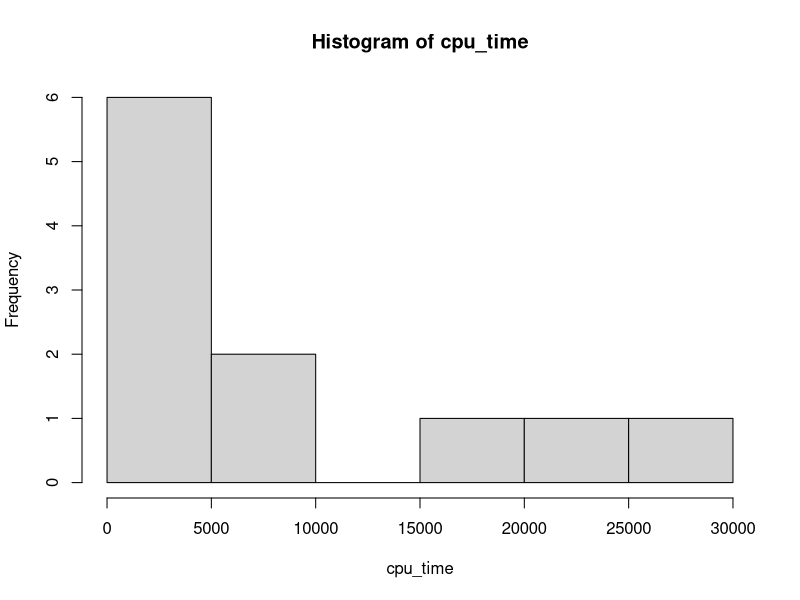
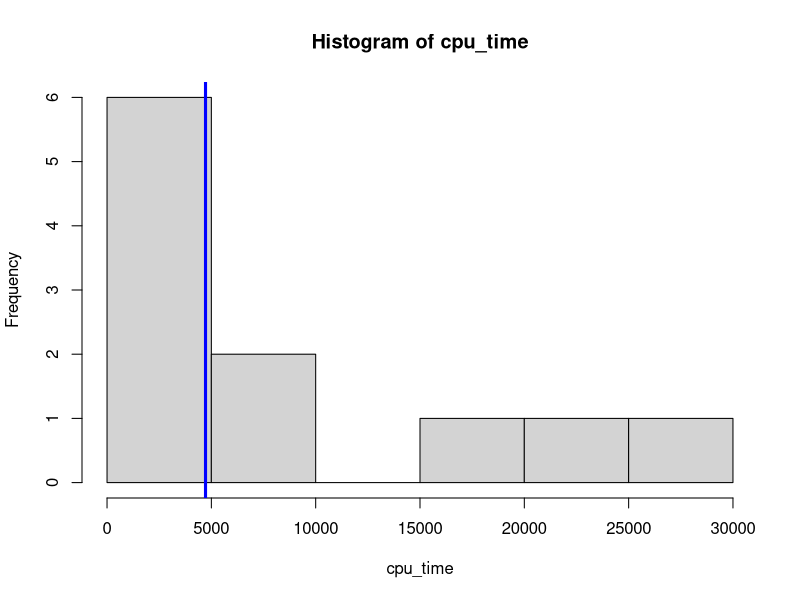
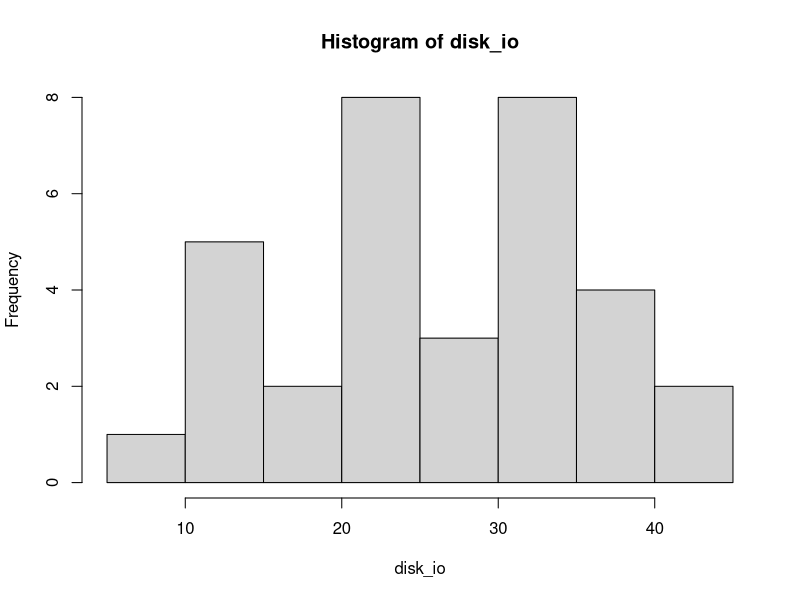
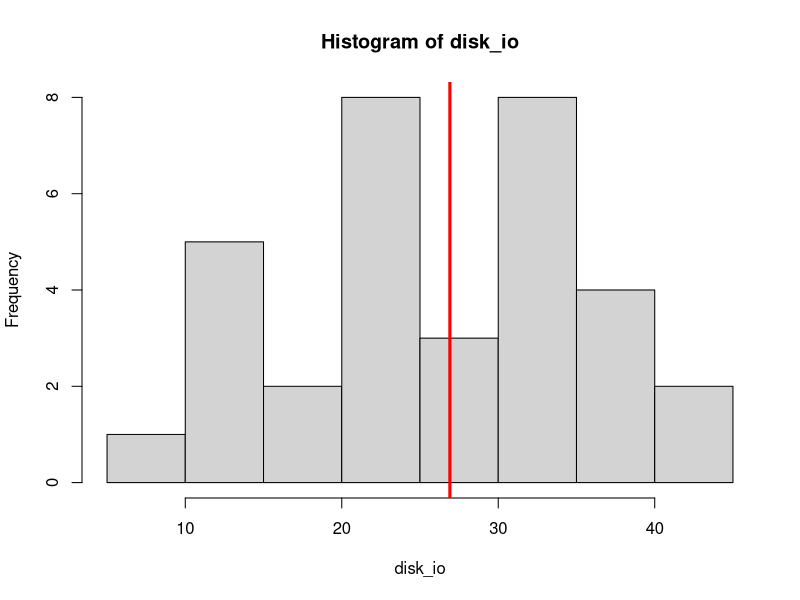

Reproduce these figures in R, in order.
## ---- chunk 1
cpu_time <- c(0.74, 0.43, 0.24, 2.24, 262.08, 8960, 4720, 19740, 7360, 22440, 28560)
hist(cpu_time)
## ---- chunk 2
paste("Median = ", median(cpu_time))
## ---- chunk 3
hist(cpu_time)
abline(v = median(cpu_time), col = "blue", lwd = 3)
## ---- chunk 4
disk_io <- c(23, 33, 14, 15, 42, 28, 33, 45, 23, 34, 39, 21, 36, 23, 34, 36, 25, 9, 11, 19, 35, 24, 31, 29, 16, 23, 34, 24, 38, 15, 13, 35, 28)
hist(disk_io)
## ---- chunk 5
paste("Mean = ", mean(disk_io))
## ---- chunk 6
hist(disk_io)
abline(v = mean(disk_io), col = "red", lwd = 3)
## ---- chunk 7
paste("Semi-interquantile range = ", IQR(cpu_time)/2)
## ---- chunk 8
paste("Range = ", range(disk_io))
paste("Standard deviation = ", sd(disk_io))
paste("C.O.V. = ", sd(disk_io) / mean(disk_io) * 100)
paste("Semi-interquantile range = ", IQR(disk_io)/2)
## ---- chunk 9
quantile(disk_io, c(1/10, 9/10))
## ---- chunk 10
mean(disk_io)
## ---- chunk 11
quantile(disk_io, c(5/100, 95/100))
